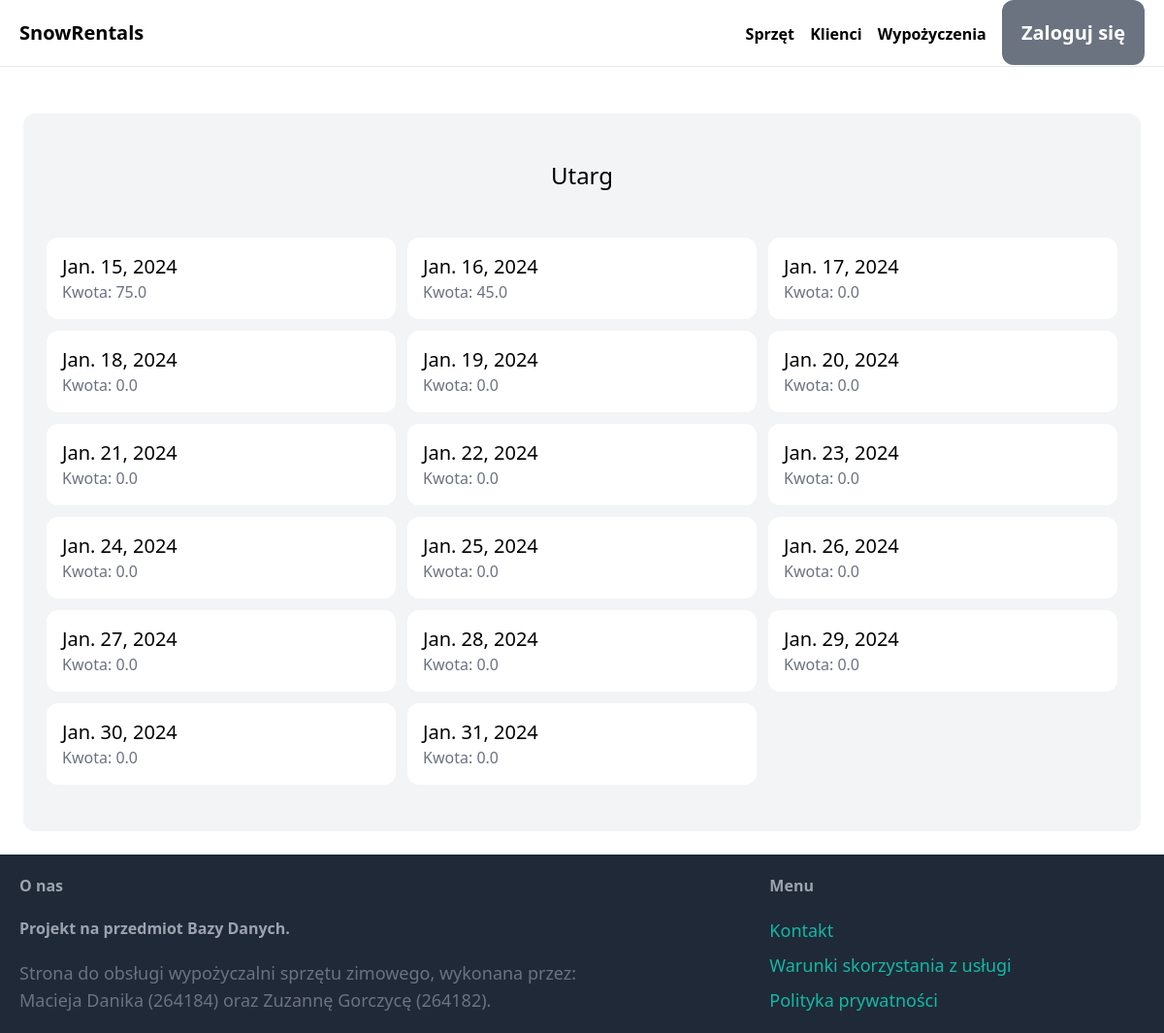
Page /utarg/ on the earlier database version.
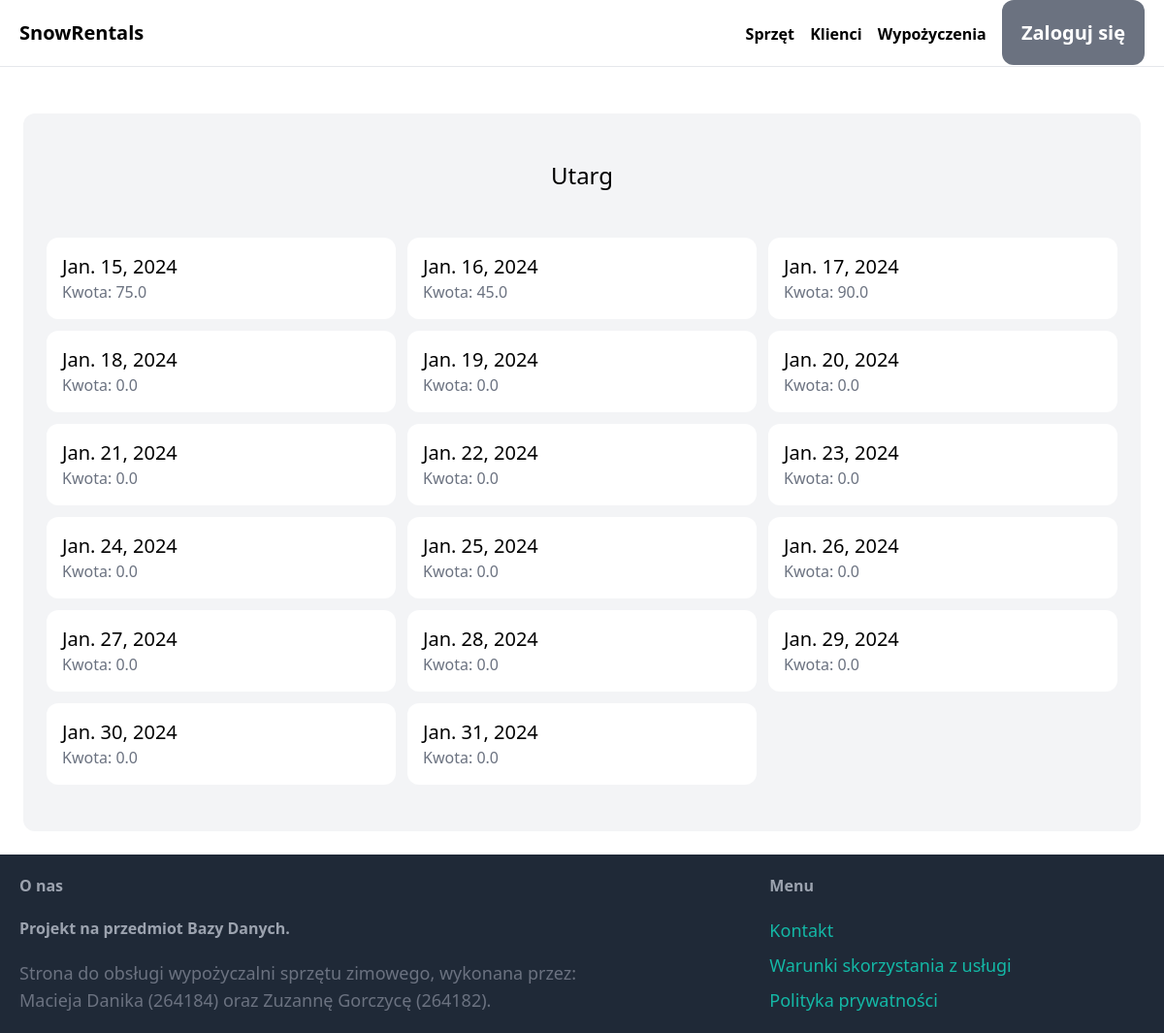
Same page on the later database version.
### item/models.py (models this page shows, shortened)
class Utarg(models.Model):
    data = models.DateField("Utarg z dnia: ") #, auto_now_add=True
    kwota = models.FloatField(validators=[wiekszeOdZera],default=0)
    class Meta:
        ordering=('data',)
        verbose_name_plural = 'Utarg'

### core/views.py (the view)
# urls.py: path('utarg/', utarg, name='utarg'),
def utarg(request):
    item = Utarg.objects.all()
    return render(request, 'core/utarg.html',{
        'item': item,
    })

### core/templates/core/utarg.html (shortened to what this page needs)
{% extends 'core/base.html' %}
{% block content %}
   <div class="mt-6 px-6 py-12 bg-gray-100 rounded-xl">
        <h2 class="mb-12 text-2xl text-center"> Utarg</h2>
            <div class="grid grid-cols-3 gap-3">
                {% for items in item %}
                <div>
                        <div class="p-4 bg-white rounded-xl">
                            <h2 class="text-xl">{{ items.data}}</h2>
                            <p class="text-gray-500">Kwota: {{items.kwota}}</p>
                        </div>
                </div>
                {% endfor %}
            </div>
    </div>
{% endblock %}

Differences in the rows shown:
changed Utarg "Jan. 17, 2024": kwota "0.0" → "90.0"
